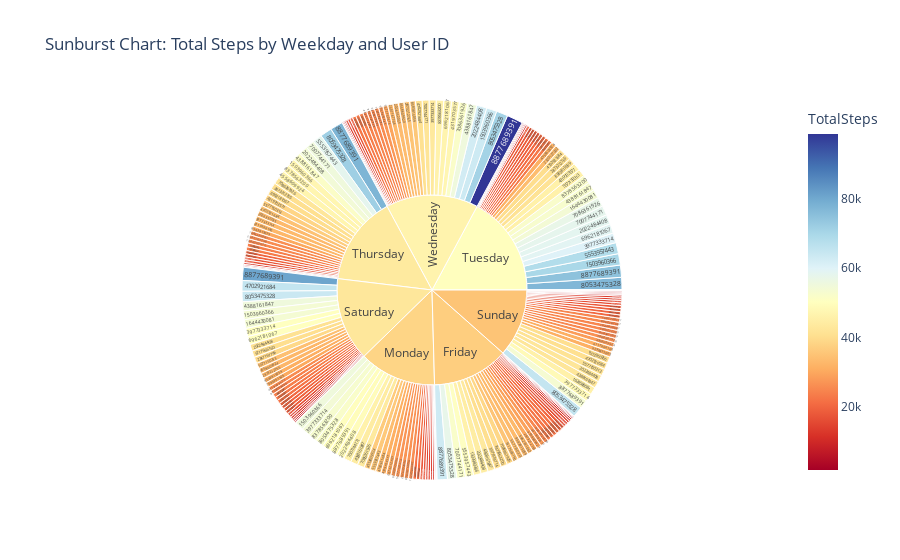

Write notebook code for a chart like this one.
### Markdown cell above
#### Chart - 12

### Code cell
# Chart - 12 visualization code
grouped_df = df.groupby(['WeekDay', 'Id'])['TotalSteps'].sum().reset_index()
grouped_df = grouped_df[grouped_df['TotalSteps'] > 0]  # Filter out zero-sum groups
px.sunburst(grouped_df, path=['WeekDay', 'Id'], 
            values='TotalSteps', 
            color='TotalSteps', 
            color_continuous_scale='rdylbu', 
            title='Sunburst Chart: Total Steps by Weekday and User ID').show()

### Figure 1 — Plotly figure (JSON) as saved in the notebook; plotly's stock layout.template omitted (floating-point values rounded to 4 significant figures; data arrays with more than 128 entries replaced by an {"elided": "..."} marker saying what was removed)
{"data": [{"branchvalues": "total", "customdata": {"elided": "238x1 float values"}, "domain": {"x": [0, 1], "y": [0, 1]}, "hovertemplate": "labels=%{label}<br>TotalSteps_sum=%{value}<br>parent=%{parent}<br>id=%{id}<br>TotalSteps=%{color}<extra></extra>", "ids": {"elided": "238 str values"}, "labels": {"elided": "238 str values"}, "marker": {"coloraxis": "coloraxis", "colors": {"elided": "238 float values"}}, "name": "", "parents": {"elided": "238 str values"}, "type": "sunburst", "values": {"elided": "238 int values"}}], "layout": {"autosize": true, "coloraxis": {"colorbar": {"title": {"text": "TotalSteps"}}, "colorscale": [[0, "rgb(165,0,38)"], [0.1, "rgb(215,48,39)"], [0.2, "rgb(244,109,67)"], [0.3, "rgb(253,174,97)"], [0.4, "rgb(254,224,144)"], [0.5, "rgb(255,255,191)"], [0.6, "rgb(224,243,248)"], [0.7, "rgb(171,217,233)"], [0.8, "rgb(116,173,209)"], [0.9, "rgb(69,117,180)"], [1, "rgb(49,54,149)"]]}, "legend": {"tracegroupgap": 0}, "title": {"text": "Sunburst Chart: Total Steps by Weekday and User ID"}}}
